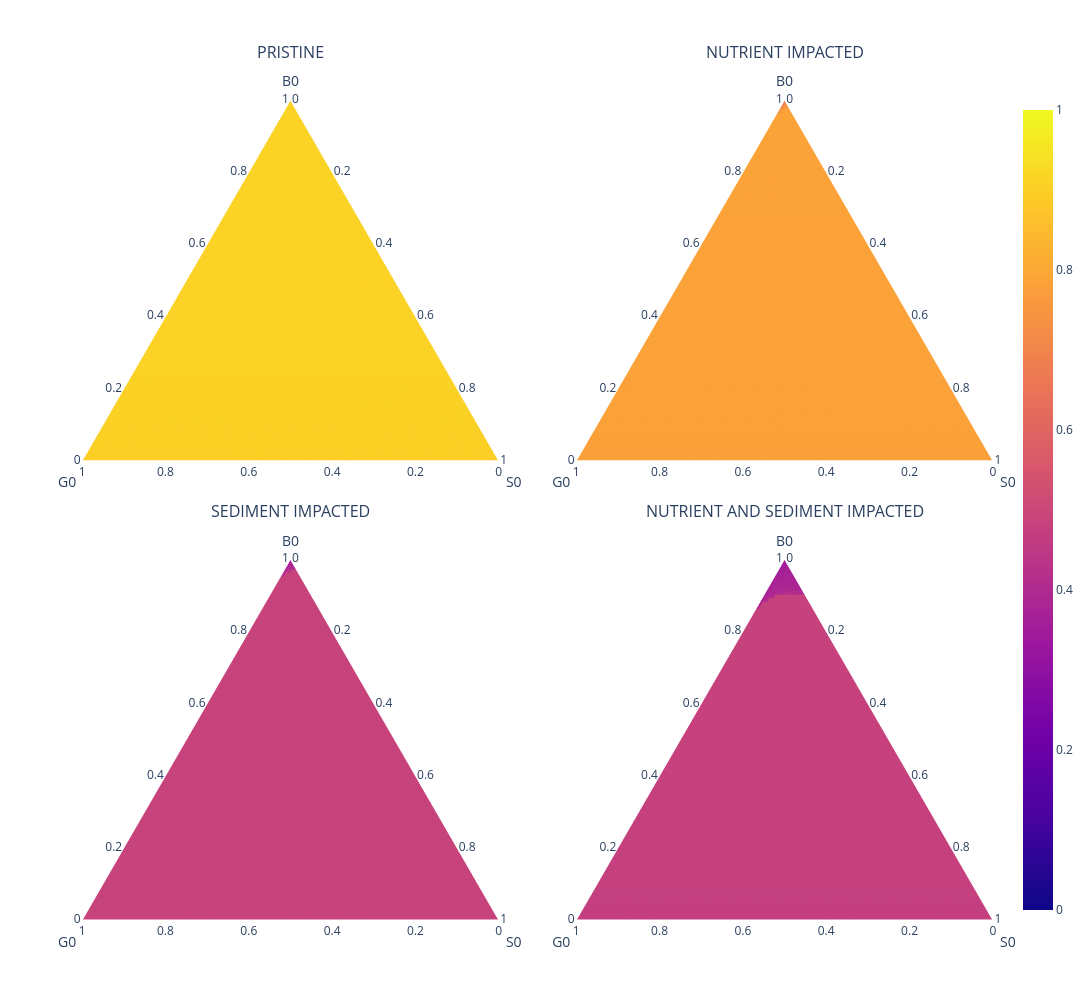

Notebook source saved alongside this figure:
### Code cell
import plotly.express as px

fig = make_subplots(
    rows=2, cols=2,
    specs=[[{"type":"ternary"}, {"type":"ternary"}],
           [{"type":"ternary"}, {"type":"ternary"}]],
    subplot_titles=("PRISTINE", "NUTRIENT IMPACTED", "SEDIMENT IMPACTED", "NUTRIENT AND SEDIMENT IMPACTED"),
    horizontal_spacing=0.08,
    vertical_spacing=0.12,

)

fig1 = px.scatter_ternary(pristine, a="B0", b="G0", c="S0", hover_name="Cp",
                         color="Cp")

fig2 = px.scatter_ternary(NUTR, a="B0", b="G0", c="S0", hover_name="Cp", 
                         color="Cp")

fig3 = px.scatter_ternary(SED, a="B0", b="G0", c="S0", hover_name="Cp", 
                         color="Cp")

fig4 = px.scatter_ternary(SED_NUTR, a="B0", b="G0", c="S0", hover_name="Cp", 
                         color="Cp")


ternary_keys = ['ternary', 'ternary2', 'ternary3', 'ternary4']

fig.update_layout(**{
    key: dict(
        aaxis_title="B0",
        baxis_title="G0",
        caxis_title="S0"
    )
    for key in ternary_keys
})


fig.update_layout(width=1200, height=1000)

fig.update_annotations(yshift=35)

fig.update_layout(coloraxis=dict(cmin=0, cmax=1))


for trace in fig1.data:
    fig.add_trace(trace, row=1, col=1)

for trace in fig2.data:
    fig.add_trace(trace, row=1, col=2)

for trace in fig3.data:
    fig.add_trace(trace, row=2, col=1)

for trace in fig4.data:
    fig.add_trace(trace, row=2, col=2)


fig.show()

### Figure 1 — Plotly figure (JSON) as saved in the notebook; plotly's stock layout.template omitted (floating-point values rounded to 4 significant figures; data arrays with more than 128 entries replaced by an {"elided": "..."} marker saying what was removed)
{"data": [{"a": {"elided": "5151 float values"}, "b": {"elided": "5151 float values"}, "c": {"elided": "5151 float values"}, "hovertemplate": "<b>%{hovertext}</b><br><br>B0=%{a}<br>G0=%{b}<br>S0=%{c}<br>Cp=%{marker.color}<extra></extra>", "hovertext": {"elided": "5151 float values"}, "legendgroup": "", "marker": {"color": {"elided": "5151 float values"}, "coloraxis": "coloraxis", "symbol": "circle"}, "mode": "markers", "name": "", "showlegend": false, "subplot": "ternary", "type": "scatterternary"}, {"a": {"elided": "5151 float values"}, "b": {"elided": "5151 float values"}, "c": {"elided": "5151 float values"}, "hovertemplate": "<b>%{hovertext}</b><br><br>B0=%{a}<br>G0=%{b}<br>S0=%{c}<br>Cp=%{marker.color}<extra></extra>", "hovertext": {"elided": "5151 float values"}, "legendgroup": "", "marker": {"color": {"elided": "5151 float values"}, "coloraxis": "coloraxis", "symbol": "circle"}, "mode": "markers", "name": "", "showlegend": false, "subplot": "ternary2", "type": "scatterternary"}, {"a": {"elided": "5151 float values"}, "b": {"elided": "5151 float values"}, "c": {"elided": "5151 float values"}, "hovertemplate": "<b>%{hovertext}</b><br><br>B0=%{a}<br>G0=%{b}<br>S0=%{c}<br>Cp=%{marker.color}<extra></extra>", "hovertext": {"elided": "5151 float values"}, "legendgroup": "", "marker": {"color": {"elided": "5151 float values"}, "coloraxis": "coloraxis", "symbol": "circle"}, "mode": "markers", "name": "", "showlegend": false, "subplot": "ternary3", "type": "scatterternary"}, {"a": {"elided": "5151 float values"}, "b": {"elided": "5151 float values"}, "c": {"elided": "5151 float values"}, "hovertemplate": "<b>%{hovertext}</b><br><br>B0=%{a}<br>G0=%{b}<br>S0=%{c}<br>Cp=%{marker.color}<extra></extra>", "hovertext": {"elided": "5151 float values"}, "legendgroup": "", "marker": {"color": {"elided": "5151 float values"}, "coloraxis": "coloraxis", "symbol": "circle"}, "mode": "markers", "name": "", "showlegend": false, "subplot": "ternary4", "type": "scatterternary"}], "layout": {"annotations": [{"font": {"size": 16}, "showarrow": false, "text": "PRISTINE", "x": 0.23, "xanchor": "center", "xref": "paper", "y": 1, "yanchor": "bottom", "yref": "paper", "yshift": 35}, {"font": {"size": 16}, "showarrow": false, "text": "NUTRIENT IMPACTED", "x": 0.77, "xanchor": "center", "xref": "paper", "y": 1, "yanchor": "bottom", "yref": "paper", "yshift": 35}, {"font": {"size": 16}, "showarrow": false, "text": "SEDIMENT IMPACTED", "x": 0.23, "xanchor": "center", "xref": "paper", "y": 0.44, "yanchor": "bottom", "yref": "paper", "yshift": 35}, {"font": {"size": 16}, "showarrow": false, "text": "NUTRIENT AND SEDIMENT IMPACTED", "x": 0.77, "xanchor": "center", "xref": "paper", "y": 0.44, "yanchor": "bottom", "yref": "paper", "yshift": 35}], "coloraxis": {"cmax": 1, "cmin": 0}, "height": 1000, "ternary": {"aaxis": {"title": {"text": "B0"}}, "baxis": {"title": {"text": "G0"}}, "caxis": {"title": {"text": "S0"}}, "domain": {"x": [0, 0.46], "y": [0.56, 1]}}, "ternary2": {"aaxis": {"title": {"text": "B0"}}, "baxis": {"title": {"text": "G0"}}, "caxis": {"title": {"text": "S0"}}, "domain": {"x": [0.54, 1], "y": [0.56, 1]}}, "ternary3": {"aaxis": {"title": {"text": "B0"}}, "baxis": {"title": {"text": "G0"}}, "caxis": {"title": {"text": "S0"}}, "domain": {"x": [0, 0.46], "y": [0, 0.44]}}, "ternary4": {"aaxis": {"title": {"text": "B0"}}, "baxis": {"title": {"text": "G0"}}, "caxis": {"title": {"text": "S0"}}, "domain": {"x": [0.54, 1], "y": [0, 0.44]}}, "width": 1200}}
